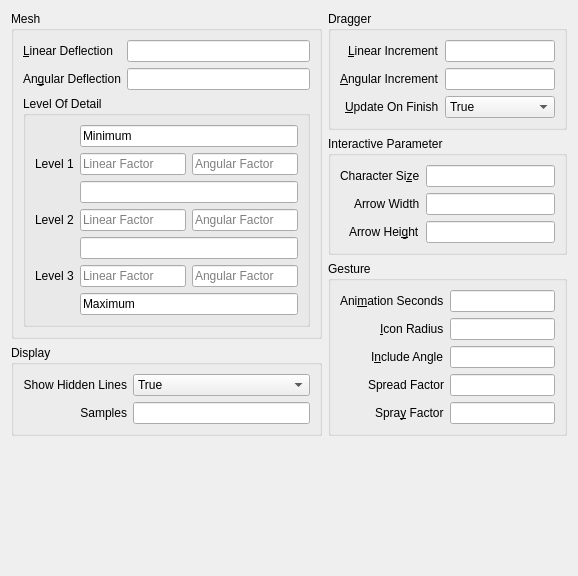
         <widget class="QWidget" name="scrollAreaWidgetContents">
          <property name="geometry">
           <rect>
            <x>0</x>
            <y>-100</y>
            <width>578</width>
            <height>576</height>
           </rect>
          </property>
          <layout class="QVBoxLayout" name="verticalLayout_23">
           <item>
            <layout class="QVBoxLayout" name="verticalLayout_6">
             <item>
              <layout class="QHBoxLayout" name="horizontalLayout_2">
               <item>
                <layout class="QVBoxLayout" name="verticalLayout_4">
                 <item>
                  <widget class="QGroupBox" name="meshGroupBox">
                   <property name="title">
                    <string>Mesh</string>
                   </property>
                   <layout class="QVBoxLayout" name="verticalLayout_2">
                    <item>
                     <layout class="QGridLayout" name="gridLayout">
                      <item row="0" column="0">
                       <widget class="QLabel" name="linearDeflectionLabel">
                        <property name="whatsThis">
                         <string>&lt;html&gt;&lt;head/&gt;&lt;body&gt;&lt;p&gt;Linear deviation controlling mesh roughness.&lt;/p&gt;&lt;/body&gt;&lt;/html&gt;</string>
                        </property>
                        <property name="text">
                         <string>&amp;Linear Deflection</string>
                        </property>
                        <property name="buddy">
                         <cstring>linearDeflectionEdit</cstring>
                        </property>
                       </widget>
                      </item>
                      <item row="0" column="1">
                       <widget class="QLineEdit" name="linearDeflectionEdit">
                        <property name="sizePolicy">
                         <sizepolicy hsizetype="Expanding" vsizetype="Fixed">
                          <horstretch>0</horstretch>
                          <verstretch>0</verstretch>
                         </sizepolicy>
                        </property>
                        <property name="whatsThis">
                         <string>&lt;html&gt;&lt;head/&gt;&lt;body&gt;&lt;p&gt;Linear deviation controlling mesh roughness.&lt;/p&gt;&lt;p&gt;Default value of 1.0&lt;/p&gt;&lt;/body&gt;&lt;/html&gt;</string>
                        </property>
                        <property name="readOnly">
                         <bool>false</bool>
                        </property>
                        <property name="placeholderText">
                         <string/>
                        </property>
                       </widget>
                      </item>
                      <item row="1" column="0">
                       <widget class="QLabel" name="angularDeflectionLabel">
                        <property name="whatsThis">
                         <string>&lt;html&gt;&lt;head/&gt;&lt;body&gt;&lt;p&gt;Angular deviation, in degrees, controlling mesh roughness.&lt;/p&gt;&lt;/body&gt;&lt;/html&gt;</string>
                        </property>
                        <property name="text">
                         <string>An&amp;gular Deflection</string>
                        </property>
                        <property name="buddy">
                         <cstring>angularDeflectionEdit</cstring>
                        </property>
                       </widget>
                      </item>
                      <item row="1" column="1">
                       <widget class="QLineEdit" name="angularDeflectionEdit">
                        <property name="whatsThis">
                         <string>&lt;html&gt;&lt;head/&gt;&lt;body&gt;&lt;p&gt;Angular deviation, in degrees, controlling mesh roughness.&lt;/p&gt;&lt;p&gt;Default value of 120.0&lt;/p&gt;&lt;/body&gt;&lt;/html&gt;</string>
                        </property>
                       </widget>
                      </item>
                     </layout>
                    </item>
                    <item>
                     <widget class="QGroupBox" name="LODGroup">
                      <property name="whatsThis">
                       <string>&lt;html&gt;&lt;head/&gt;&lt;body&gt;&lt;p&gt;Values for different levels of visual mesh refinement.&lt;/p&gt;&lt;/body&gt;&lt;/html&gt;</string>
                      </property>
                      <property name="title">
                       <string>Level Of Detail</string>
                      </property>
                      <layout class="QGridLayout" name="gridLayout_22">
                       <item row="3" column="1">
                        <layout class="QHBoxLayout" name="horizontalLayout_3">
                         <item>
                          <widget class="QLineEdit" name="level2LinearEdit">
                           <property name="whatsThis">
                            <string>&lt;html&gt;&lt;head/&gt;&lt;body&gt;&lt;p&gt;Factor of linear deflection for this level of detail.&lt;/p&gt;&lt;p&gt;Default of 0.1&lt;/p&gt;&lt;/body&gt;&lt;/html&gt;</string>
                           </property>
                           <property name="placeholderText">
                            <string>Linear Factor</string>
                           </property>
                          </widget>
                         </item>
                         <item>
                          <widget class="QLineEdit" name="level2AngularEdit">
                           <property name="whatsThis">
                            <string>&lt;html&gt;&lt;head/&gt;&lt;body&gt;&lt;p&gt;Factor of angular deflection for this level of detail.&lt;/p&gt;&lt;p&gt;Default of 0.5&lt;/p&gt;&lt;/body&gt;&lt;/html&gt;</string>
                           </property>
                           <property name="placeholderText">
                            <string>Angular Factor</string>
                           </property>
                          </widget>
                         </item>
                        </layout>
                       </item>
                       <item row="2" column="1">
                        <widget class="QLineEdit" name="levelEdit01">
                         <property name="whatsThis">
                          <string>&lt;html&gt;&lt;head/&gt;&lt;body&gt;&lt;p&gt;Factor of screen height pixels. Default value of 0.1&lt;/p&gt;&lt;p&gt;Maximum range value for level 1, minimum range value for level 2. &lt;/p&gt;&lt;/body&gt;&lt;/html&gt;</string>
                         </property>
                        </widget>
                       </item>
                       <item row="1" column="1">
                        <layout class="QHBoxLayout" name="horizontalLayout">
                         <item>
                          <widget class="QLineEdit" name="level1LinearEdit">
                           <property name="whatsThis">
                            <string>&lt;html&gt;&lt;head/&gt;&lt;body&gt;&lt;p&gt;Factor of linear deflection for this level of detail&lt;/p&gt;&lt;p&gt;Default value of 1.0&lt;/p&gt;&lt;/body&gt;&lt;/html&gt;</string>
                           </property>
                           <property name="placeholderText">
                            <string>Linear Factor</string>
                           </property>
                          </widget>
                         </item>
                         <item>
                          <widget class="QLineEdit" name="level1AngularEdit">
                           <property name="whatsThis">
                            <string>&lt;html&gt;&lt;head/&gt;&lt;body&gt;&lt;p&gt;Factor of angular deflection for this level of detail.&lt;/p&gt;&lt;p&gt;Default value of 1.0&lt;/p&gt;&lt;/body&gt;&lt;/html&gt;</string>
                           </property>
                           <property name="placeholderText">
                            <string>Angular Factor</string>
                           </property>
                          </widget>
                         </item>
                        </layout>
                       </item>
                       <item row="5" column="1">
                        <layout class="QHBoxLayout" name="horizontalLayout_4">
                         <item>
                          <widget class="QLineEdit" name="level3LinearEdit">
                           <property name="whatsThis">
                            <string>&lt;html&gt;&lt;head/&gt;&lt;body&gt;&lt;p&gt;Factor of linear deflection for this level of detail&lt;/p&gt;&lt;p&gt;Default of 0.01&lt;/p&gt;&lt;/body&gt;&lt;/html&gt;</string>
                           </property>
                           <property name="placeholderText">
                            <string>Linear Factor</string>
                           </property>
                          </widget>
                         </item>
                         <item>
                          <widget class="QLineEdit" name="level3AngularEdit">
                           <property name="whatsThis">
                            <string>&lt;html&gt;&lt;head/&gt;&lt;body&gt;&lt;p&gt;Factor of angular deflection for this level of detail.&lt;/p&gt;&lt;p&gt;Default of 0.25&lt;/p&gt;&lt;/body&gt;&lt;/html&gt;</string>
                           </property>
                           <property name="placeholderText">
                            <string>Angular Factor</string>
                           </property>
                          </widget>
                         </item>
                        </layout>
                       </item>
                       <item row="1" column="0">
                        <widget class="QLabel" name="level1Label">
                         <property name="text">
                          <string>Level 1</string>
                         </property>
                        </widget>
                       </item>
                       <item row="0" column="1">
                        <widget class="QLineEdit" name="levelEdit00">
                         <property name="whatsThis">
                          <string>&lt;html&gt;&lt;head/&gt;&lt;body&gt;&lt;p&gt;Minimum value of level 1 range. Permantly set to 0.0&lt;/p&gt;&lt;/body&gt;&lt;/html&gt;</string>
                         </property>
                         <property name="text">
                          <string>Minimum</string>
                         </property>
                         <property name="readOnly">
                          <bool>true</bool>
                         </property>
                        </widget>
                       </item>
                       <item row="4" column="1">
                        <widget class="QLineEdit" name="levelEdit02">
                         <property name="whatsThis">
                          <string>&lt;html&gt;&lt;head/&gt;&lt;body&gt;&lt;p&gt;Factor of screen height pixels. Default value of 2.0&lt;/p&gt;&lt;p&gt;Maximum range value for level 2, minimum range value for level 3. &lt;/p&gt;&lt;/body&gt;&lt;/html&gt;</string>
                         </property>
                        </widget>
                       </item>
                       <item row="3" column="0">
                        <widget class="QLabel" name="level2Label">
                         <property name="text">
                          <string>Level 2</string>
                         </property>
                        </widget>
                       </item>
                       <item row="5" column="0">
                        <widget class="QLabel" name="level3Label">
                         <property name="text">
                          <string>Level 3</string>
                         </property>
                        </widget>
                       </item>
                       <item row="6" column="1">
                        <widget class="QLineEdit" name="levelEdit03">
                         <property name="whatsThis">
                          <string>&lt;html&gt;&lt;head/&gt;&lt;body&gt;&lt;p&gt;Maximum value of level 3 range. Permantly set to float max&lt;/p&gt;&lt;/body&gt;&lt;/html&gt;</string>
                         </property>
                         <property name="text">
                          <string>Maximum</string>
                         </property>
                         <property name="readOnly">
                          <bool>true</bool>
                         </property>
                        </widget>
                       </item>
                      </layout>
                     </widget>
                    </item>
                   </layout>
                  </widget>
                 </item>
                 <item>
                  <widget class="QGroupBox" name="displayGroup">
                   <property name="title">
                    <string>Display</string>
                   </property>
                   <layout class="QGridLayout" name="gridLayout_21">
                    <item row="0" column="0">
                     <widget class="QLabel" name="hiddenLineLabel">
                      <property name="whatsThis">
                       <string>&lt;html&gt;&lt;head/&gt;&lt;body&gt;&lt;p&gt;Whether 3d View show hidden lines.&lt;/p&gt;&lt;/body&gt;&lt;/html&gt;</string>
                      </property>
                      <property name="text">
                       <string>Show Hidden Lines</string>
                      </property>
                      <property name="alignment">
                       <set>Qt::AlignRight|Qt::AlignTrailing|Qt::AlignVCenter</set>
                      </property>
                     </widget>
                    </item>
                    <item row="0" column="1">
                     <widget class="QComboBox" name="hiddenLineCombo">
                      <property name="whatsThis">
                       <string>&lt;html&gt;&lt;head/&gt;&lt;body&gt;&lt;p&gt;Whether 3d View show hidden lines.&lt;/p&gt;&lt;/body&gt;&lt;/html&gt;</string>
                      </property>
                      <item>
                       <property name="text">
                        <string>True</string>
                       </property>
                      </item>
                      <item>
                       <property name="text">
                        <string>False</string>
                       </property>
                      </item>
                     </widget>
                    </item>
                    <item row="1" column="0">
                     <widget class="QLabel" name="samplesLabel">
                      <property name="whatsThis">
                       <string>&lt;html&gt;&lt;head/&gt;&lt;body&gt;&lt;p&gt;&amp;lt;html&amp;gt;&amp;lt;head/&amp;gt;&amp;lt;body&amp;gt;&amp;lt;p&amp;gt;Number of samples for antialiasing. Restart application to take effect&amp;lt;/p&amp;gt;&amp;lt;/body&amp;gt;&amp;lt;/html&amp;gt;&lt;/p&gt;&lt;/body&gt;&lt;/html&gt;</string>
                      </property>
                      <property name="text">
                       <string>Samples</string>
                      </property>
                      <property name="alignment">
                       <set>Qt::AlignRight|Qt::AlignTrailing|Qt::AlignVCenter</set>
                      </property>
                     </widget>
                    </item>
                    <item row="1" column="1">
                     <widget class="QLineEdit" name="samplesLineEdit">
                      <property name="whatsThis">
                       <string>&lt;html&gt;&lt;head/&gt;&lt;body&gt;&lt;p&gt;&amp;lt;html&amp;gt;&amp;lt;head/&amp;gt;&amp;lt;body&amp;gt;&amp;lt;p&amp;gt;Number of samples for antialiasing. Restart application to take effect&amp;lt;/p&amp;gt;&amp;lt;/body&amp;gt;&amp;lt;/html&amp;gt;&lt;/p&gt;&lt;/body&gt;&lt;/html&gt;</string>
                      </property>
                     </widget>
                    </item>
                   </layout>
                  </widget>
                 </item>
                 <item>
                  <spacer name="verticalSpacer_2">
                   <property name="orientation">
                    <enum>Qt::Vertical</enum>
                   </property>
                   <property name="sizeHint" stdset="0">
                    <size>
                     <width>20</width>
                     <height>40</height>
                    </size>
                   </property>
                  </spacer>
                 </item>
                </layout>
               </item>
               <item>
                <layout class="QVBoxLayout" name="verticalLayout_3">
                 <item>
                  <widget class="QGroupBox" name="draggerGroupBox">
                   <property name="title">
                    <string>Dragger</string>
                   </property>
                   <layout class="QGridLayout" name="gridLayout_2">
                    <item row="0" column="0" alignment="Qt::AlignRight">
                     <widget class="QLabel" name="linearIncrementLabel">
                      <property name="whatsThis">
                       <string>&lt;html&gt;&lt;head/&gt;&lt;body&gt;&lt;p&gt;Increment for linear dragger snapping.&lt;/p&gt;&lt;/body&gt;&lt;/html&gt;</string>
                      </property>
                      <property name="text">
                       <string>&amp;Linear Increment</string>
                      </property>
                      <property name="buddy">
                       <cstring>linearIncrementEdit</cstring>
                      </property>
                     </widget>
                    </item>
                    <item row="0" column="1">
                     <widget class="QLineEdit" name="linearIncrementEdit">
                      <property name="whatsThis">
                       <string>&lt;html&gt;&lt;head/&gt;&lt;body&gt;&lt;p&gt;Increment for linear dragger snapping.&lt;/p&gt;&lt;/body&gt;&lt;/html&gt;</string>
                      </property>
                     </widget>
                    </item>
                    <item row="1" column="0" alignment="Qt::AlignRight">
                     <widget class="QLabel" name="angularIncrementLabel">
                      <property name="whatsThis">
                       <string>&lt;html&gt;&lt;head/&gt;&lt;body&gt;&lt;p&gt;Increment for angular dragger snapping.&lt;/p&gt;&lt;/body&gt;&lt;/html&gt;</string>
                      </property>
                      <property name="text">
                       <string>&amp;Angular Increment</string>
                      </property>
                      <property name="buddy">
                       <cstring>angularIncrementEdit</cstring>
                      </property>
                     </widget>
                    </item>
                    <item row="1" column="1">
                     <widget class="QLineEdit" name="angularIncrementEdit">
                      <property name="whatsThis">
                       <string>&lt;html&gt;&lt;head/&gt;&lt;body&gt;&lt;p&gt;Increment for linear dragger snapping.&lt;/p&gt;&lt;/body&gt;&lt;/html&gt;</string>
                      </property>
                     </widget>
                    </item>
                    <item row="2" column="0" alignment="Qt::AlignRight">
                     <widget class="QLabel" name="updateOnFinishLabel">
                      <property name="whatsThis">
                       <string>&lt;html&gt;&lt;head/&gt;&lt;body&gt;&lt;p&gt;Controls automatic updates on changes.&lt;/p&gt;&lt;/body&gt;&lt;/html&gt;</string>
                      </property>
                      <property name="text">
                       <string>&amp;Update On Finish</string>
                      </property>
                      <property name="buddy">
                       <cstring>updateOnFinishCombo</cstring>
                      </property>
                     </widget>
                    </item>
                    <item row="2" column="1">
                     <widget class="QComboBox" name="updateOnFinishCombo">
                      <property name="whatsThis">
                       <string>&lt;html&gt;&lt;head/&gt;&lt;body&gt;&lt;p&gt;Controls automatic updates on changes.&lt;/p&gt;&lt;/body&gt;&lt;/html&gt;</string>
                      </property>
                      <item>
                       <property name="text">
                        <string>True</string>
                       </property>
                      </item>
                      <item>
                       <property name="text">
                        <string>False</string>
                       </property>
                      </item>
                     </widget>
                    </item>
                   </layout>
                   <zorder>updateOnFinishLabel</zorder>
                   <zorder>linearIncrementLabel</zorder>
                   <zorder>linearIncrementEdit</zorder>
                   <zorder>angularIncrementLabel</zorder>
                   <zorder>angularIncrementEdit</zorder>
                   <zorder>updateOnFinishCombo</zorder>
                  </widget>
                 </item>
                 <item>
                  <widget class="QGroupBox" name="interactiveParameterGroupBox">
                   <property name="title">
                    <string>Interactive Parameter</string>
                   </property>
                   <layout class="QGridLayout" name="gridLayout_5">
                    <item row="0" column="0" alignment="Qt::AlignRight">
                     <widget class="QLabel" name="characterSizeLabel">
                      <property name="whatsThis">
                       <string>&lt;html&gt;&lt;head/&gt;&lt;body&gt;&lt;p&gt;Character size of dimension.&lt;/p&gt;&lt;/body&gt;&lt;/html&gt;</string>
                      </property>
                      <property name="text">
                       <string>Character Si&amp;ze</string>
                      </property>
                      <property name="buddy">
                       <cstring>characterSizeEdit</cstring>
                      </property>
                     </widget>
                    </item>
                    <item row="0" column="1">
                     <widget class="QLineEdit" name="characterSizeEdit">
                      <property name="whatsThis">
                       <string>&lt;html&gt;&lt;head/&gt;&lt;body&gt;&lt;p&gt;Character size of dimension.&lt;/p&gt;&lt;/body&gt;&lt;/html&gt;</string>
                      </property>
                     </widget>
                    </item>
                    <item row="1" column="0" alignment="Qt::AlignRight">
                     <widget class="QLabel" name="arrowWidthLabel">
                      <property name="whatsThis">
                       <string>&lt;html&gt;&lt;head/&gt;&lt;body&gt;&lt;p&gt;Width of arrow.&lt;/p&gt;&lt;/body&gt;&lt;/html&gt;</string>
                      </property>
                      <property name="text">
                       <string>Arrow Width</string>
                      </property>
                      <property name="buddy">
                       <cstring>arrowWidthEdit</cstring>
                      </property>
                     </widget>
                    </item>
                    <item row="1" column="1">
                     <widget class="QLineEdit" name="arrowWidthEdit">
                      <property name="whatsThis">
                       <string>&lt;html&gt;&lt;head/&gt;&lt;body&gt;&lt;p&gt;Width of arrow.&lt;/p&gt;&lt;/body&gt;&lt;/html&gt;</string>
                      </property>
                     </widget>
                    </item>
                    <item row="2" column="0" alignment="Qt::AlignRight">
                     <widget class="QLabel" name="arrowHeightLabel">
                      <property name="whatsThis">
                       <string>&lt;html&gt;&lt;head/&gt;&lt;body&gt;&lt;p&gt;Height of arrow.&lt;/p&gt;&lt;/body&gt;&lt;/html&gt;</string>
                      </property>
                      <property name="text">
                       <string>Arrow Hei&amp;ght</string>
                      </property>
                      <property name="buddy">
                       <cstring>arrowHeightEdit</cstring>
                      </property>
                     </widget>
                    </item>
                    <item row="2" column="1">
                     <widget class="QLineEdit" name="arrowHeightEdit">
                      <property name="whatsThis">
                       <string>&lt;html&gt;&lt;head/&gt;&lt;body&gt;&lt;p&gt;Height of arrow.&lt;/p&gt;&lt;/body&gt;&lt;/html&gt;</string>
                      </property>
                     </widget>
                    </item>
                   </layout>
                  </widget>
                 </item>
                 <item>
                  <widget class="QGroupBox" name="gestureGroupBox">
                   <property name="title">
                    <string>Gesture</string>
                   </property>
                   <layout class="QGridLayout" name="gridLayout_4">
                    <item row="0" column="1">
                     <widget class="QLineEdit" name="gestureTimeEdit">
                      <property name="whatsThis">
                       <string>&lt;html&gt;&lt;head/&gt;&lt;body&gt;&lt;p&gt;Amount of time, in seconds, to expand menu sub items.&lt;/p&gt;&lt;/body&gt;&lt;/html&gt;</string>
                      </property>
                     </widget>
                    </item>
                    <item row="0" column="0" alignment="Qt::AlignRight">
                     <widget class="QLabel" name="gestureTimeLabel">
                      <property name="whatsThis">
                       <string>&lt;html&gt;&lt;head/&gt;&lt;body&gt;&lt;p&gt;Amount of time, in seconds, to expand menu sub items.&lt;/p&gt;&lt;/body&gt;&lt;/html&gt;</string>
                      </property>
                      <property name="text">
                       <string>Ani&amp;mation Seconds</string>
                      </property>
                      <property name="buddy">
                       <cstring>gestureTimeEdit</cstring>
                      </property>
                     </widget>
                    </item>
                    <item row="1" column="0" alignment="Qt::AlignRight">
                     <widget class="QLabel" name="gestureIconRadiusLabel">
                      <property name="whatsThis">
                       <string>&lt;html&gt;&lt;head/&gt;&lt;body&gt;&lt;p&gt;Icon radius in pixels.&lt;/p&gt;&lt;/body&gt;&lt;/html&gt;</string>
                      </property>
                      <property name="text">
                       <string>&amp;Icon Radius</string>
                      </property>
                      <property name="buddy">
                       <cstring>gestureIconRadiusEdit</cstring>
                      </property>
                     </widget>
                    </item>
                    <item row="2" column="0" alignment="Qt::AlignRight">
                     <widget class="QLabel" name="gestureIncludeAngleLabel">
                      <property name="whatsThis">
                       <string>&lt;html&gt;&lt;head/&gt;&lt;body&gt;&lt;p&gt;Maximum included angle of sub-items.&lt;/p&gt;&lt;/body&gt;&lt;/html&gt;</string>
                      </property>
                      <property name="text">
                       <string>I&amp;nclude Angle</string>
                      </property>
                      <property name="buddy">
                       <cstring>gestureIncludeAngleEdit</cstring>
                      </property>
                     </widget>
                    </item>
                    <item row="3" column="1">
                     <widget class="QLineEdit" name="gestureSpreadFactorEdit">
                      <property name="whatsThis">
                       <string>&lt;html&gt;&lt;head/&gt;&lt;body&gt;&lt;p&gt;Factor of icon radius describing distance between sub items.&lt;/p&gt;&lt;/body&gt;&lt;/html&gt;</string>
                      </property>
                     </widget>
                    </item>
                    <item row="3" column="0" alignment="Qt::AlignRight">
                     <widget class="QLabel" name="gestureSpreadFactorLabel">
                      <property name="whatsThis">
                       <string>&lt;html&gt;&lt;head/&gt;&lt;body&gt;&lt;p&gt;Factor of icon radius describing distance between sub items.&lt;/p&gt;&lt;/body&gt;&lt;/html&gt;</string>
                      </property>
                      <property name="text">
                       <string>Spread Factor</string>
                      </property>
                      <property name="buddy">
                       <cstring>gestureSpreadFactorEdit</cstring>
                      </property>
                     </widget>
                    </item>
                    <item row="1" column="1">
                     <widget class="QLineEdit" name="gestureIconRadiusEdit">
                      <property name="whatsThis">
                       <string>&lt;html&gt;&lt;head/&gt;&lt;body&gt;&lt;p&gt;Icon radius in pixels.&lt;/p&gt;&lt;/body&gt;&lt;/html&gt;</string>
                      </property>
                     </widget>
                    </item>
                    <item row="2" column="1">
                     <widget class="QLineEdit" name="gestureIncludeAngleEdit">
                      <property name="whatsThis">
                       <string>&lt;html&gt;&lt;head/&gt;&lt;body&gt;&lt;p&gt;Maximum included angle of sub-items.&lt;/p&gt;&lt;/body&gt;&lt;/html&gt;</string>
                      </property>
                     </widget>
                    </item>
                    <item row="4" column="0" alignment="Qt::AlignRight">
                     <widget class="QLabel" name="gestureSprayFactorLabel">
                      <property name="whatsThis">
                       <string>&lt;html&gt;&lt;head/&gt;&lt;body&gt;&lt;p&gt;Factor of icon radius describing minimum distance between menu and sub items.&lt;/p&gt;&lt;/body&gt;&lt;/html&gt;</string>
                      </property>
                      <property name="text">
                       <string>Spra&amp;y Factor</string>
                      </property>
                      <property name="buddy">
                       <cstring>gestureSprayFactorEdit</cstring>
                      </property>
                     </widget>
                    </item>
                    <item row="4" column="1">
                     <widget class="QLineEdit" name="gestureSprayFactorEdit">
                      <property name="whatsThis">
                       <string>&lt;html&gt;&lt;head/&gt;&lt;body&gt;&lt;p&gt;Factor of icon radius describing minimum distance between menu and sub items.&lt;/p&gt;&lt;/body&gt;&lt;/html&gt;</string>
                      </property>
                     </widget>
                    </item>
                   </layout>
                  </widget>
                 </item>
                 <item>
                  <spacer name="verticalSpacer_3">
                   <property name="orientation">
                    <enum>Qt::Vertical</enum>
                   </property>
                   <property name="sizeHint" stdset="0">
                    <size>
                     <width>20</width>
                     <height>40</height>
                    </size>
                   </property>
                  </spacer>
                 </item>
                </layout>
               </item>
              </layout>
             </item>
             <item>
              <spacer name="verticalSpacer">
               <property name="orientation">
                <enum>Qt::Vertical</enum>
               </property>
               <property name="sizeHint" stdset="0">
                <size>
                 <width>20</width>
                 <height>38</height>
                </size>
               </property>
              </spacer>
             </item>
            </layout>
           </item>
          </layout>
         </widget>
